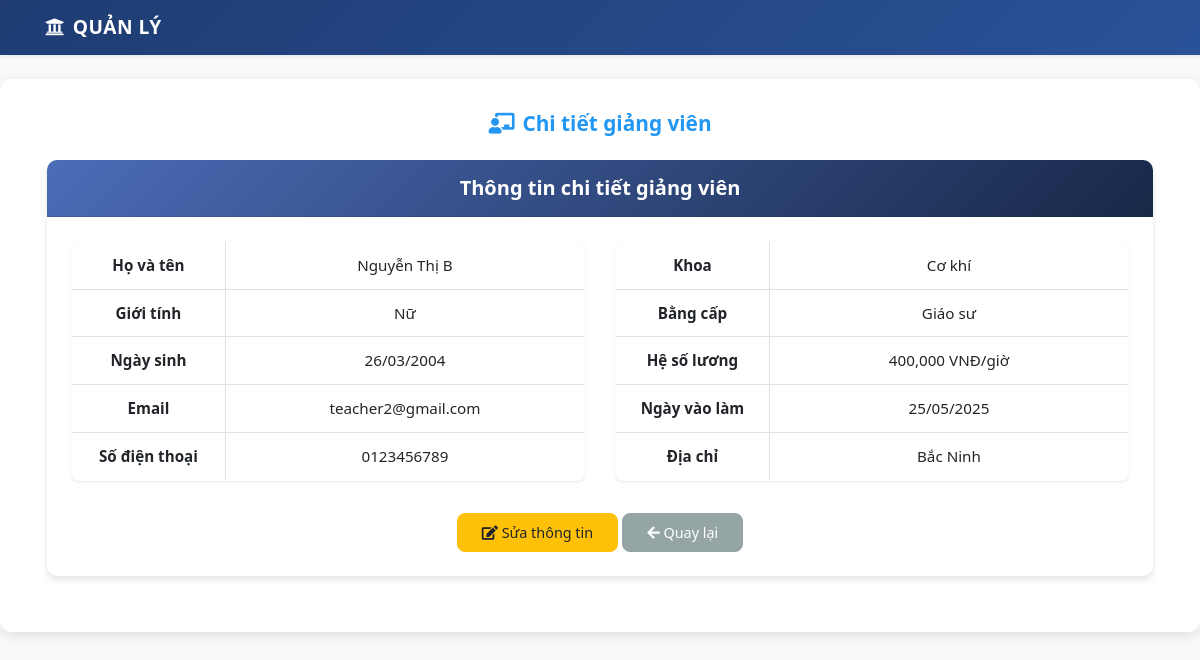
The app's page /modules/giaovien/chitiet.php?id=GV002, older data.
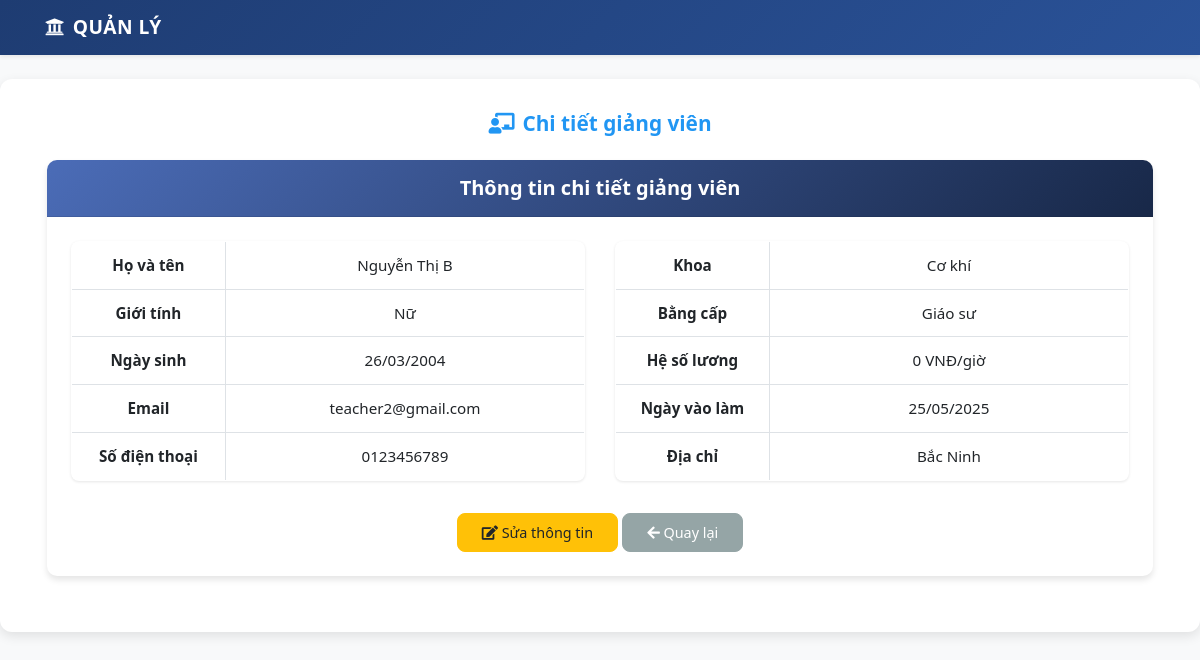
The same page, newer data.
### tables this page shows
CREATE TABLE giaovien (
    
    ma_gv VARCHAR(10) PRIMARY KEY,
    ho_ten VARCHAR(100) NOT NULL,
    gioi_tinh ENUM('Nam', 'Nữ') NOT NULL,
    ngay_sinh DATE,
    dia_chi TEXT,
    email VARCHAR(100) UNIQUE,
    so_dien_thoai VARCHAR(15),
    ma_khoa VARCHAR(10),
    ma_bangcap VARCHAR(10),
    ngay_vao_lam DATE,
    trang_thai TINYINT(1) DEFAULT 1,
    FOREIGN KEY (ma_khoa) REFERENCES khoa(ma_khoa),
    FOREIGN KEY (ma_bangcap) REFERENCES bangcap(ma_bangcap)
);

CREATE TABLE khoa (
    ma_khoa VARCHAR(10) PRIMARY KEY,
    ten_khoa VARCHAR(100) NOT NULL
);

CREATE TABLE bangcap (
    ma_bangcap VARCHAR(10) PRIMARY KEY,
    ten_bangcap VARCHAR(50) NOT NULL,
    he_so_luong DECIMAL(10,2) ,
    he_so DECIMAL(3,1) NOT NULL
);

### config/auth.php (called while the page is built, shortened)
<?php
function isLoggedIn()
{
    return isset($_SESSION['user_id']);
}

### modules/giaovien/chitiet.php (the view, shortened to what this page needs)
<?php
require_once '../header.php';
$database = new Database();
$conn = $database->getConnection();
$id = isset($_GET['id']) ? $_GET['id'] : die('Lỗi: Không tìm thấy ID');
$sql = "SELECT gv.*, k.ten_khoa, bc.ten_bangcap, bc.he_so_luong
        FROM giaovien gv
        LEFT JOIN khoa k ON gv.ma_khoa = k.ma_khoa
        LEFT JOIN bangcap bc ON gv.ma_bangcap = bc.ma_bangcap
        WHERE gv.ma_gv = ?";
$stmt = $conn->prepare($sql);
$stmt->execute([$id]);
$giaovien = $stmt->fetch(PDO::FETCH_ASSOC);
echo getHeader("Chi tiết giảng viên");
?>
<head>
    <link rel="stylesheet" href="https://stackpath.bootstrapcdn.com/bootstrap/4.5.2/css/bootstrap.min.css">
    <link rel="stylesheet" href="<?= $root_path ?>assets/css/style.css">
    <link rel="stylesheet" href="https://cdnjs.cloudflare.com/ajax/libs/font-awesome/5.15.4/css/all.min.css">
</head>
<div class="container">
    <div class="card">
        <div class="card-header bg-primary text-white">
            <h3 class="card-title mb-0">Thông tin chi tiết giảng viên</h3>
        </div>
        <div class="card-body">
            <div class="row">
                <div class="col-md-6">
                    <table class="table table-bordered">
                        <tr>
                            <th width="30%">Họ và tên</th>
                            <td><?= htmlspecialchars($giaovien['ho_ten']) ?></td>
                        </tr>
                        <tr>
                            <th>Giới tính</th>
                            <td><?= $giaovien['gioi_tinh'] ?></td>
                        </tr>
                        <tr>
                            <th>Ngày sinh</th>
                            <td><?= date('d/m/Y', strtotime($giaovien['ngay_sinh'])) ?></td>
                        </tr>
                        <tr>
                            <th>Email</th>
                            <td><?= htmlspecialchars($giaovien['email']) ?></td>
                        </tr>
                        <tr>
                            <th>Số điện thoại</th>
                            <td><?= htmlspecialchars($giaovien['so_dien_thoai']) ?></td>
                        </tr>
                    </table>
                </div>
                <div class="col-md-6">
                    <table class="table table-bordered">
                        <tr>
                            <th width="30%">Khoa</th>
                            <td><?= htmlspecialchars($giaovien['ten_khoa']) ?></td>
                        </tr>
                        <tr>
                            <th>Bằng cấp</th>
                            <td><?= htmlspecialchars($giaovien['ten_bangcap']) ?></td>
                        </tr>
                        <tr>
                            <th>Hệ số lương</th>
                            <td><?= number_format($giaovien['he_so_luong']) ?> VNĐ/giờ</td>
                        </tr>
                        <tr>
                            <th>Ngày vào làm</th>
                            <td><?= date('d/m/Y', strtotime($giaovien['ngay_vao_lam'])) ?></td>
                        </tr>
                        <tr>
                            <th>Địa chỉ</th>
                            <td><?= nl2br(htmlspecialchars($giaovien['dia_chi'])) ?></td>
                        </tr>
                    </table>
                </div>
            </div>
            <div class="text-center mt-3">
                <a href="sua.php?id=<?= $giaovien['ma_gv'] ?>" class="btn btn-warning">
                    <i class="fas fa-edit"></i> Sửa thông tin
                </a>
                <a href="index.php" class="btn btn-secondary">
                    <i class="fas fa-arrow-left"></i> Quay lại
                </a>
            </div>
        </div>
    </div>
</div>

### modules/header.php (shortened to what this page needs)
<?php
require_once dirname(__FILE__) . '/../config/auth.php';
function getHeader($title)
{
    $root_path = "/";
    $title = htmlspecialchars($title, ENT_QUOTES, 'UTF-8');
    ?>
    <!DOCTYPE html>
    <html lang="vi">
    <head>
        <link rel="stylesheet" href="https://stackpath.bootstrapcdn.com/bootstrap/4.5.2/css/bootstrap.min.css">
        <link rel="stylesheet" href="<?= $root_path ?>assets/css/style.css">
        <link rel="stylesheet" href="https://cdnjs.cloudflare.com/ajax/libs/font-awesome/5.15.4/css/all.min.css">
    </head>
    <body>
        <nav class="navbar navbar-expand-lg navbar-dark sticky-top shadow-sm">
            <div class="container">
                <a class="navbar-brand" href="../../index.php">
                    <i class="fas fa-university mr-2"></i>Quản lý
                </a>
            </div>
        </nav>
        <div class="container mt-4">
            <h2 class="mb-4" style="font-size:1.3rem;font-weight:600;color:#2196f3;">
                <i class="fas fa-chalkboard-teacher mr-2"></i><?= $title ?>
            </h2>
            <?php
            return ob_get_clean();
}

### assets/css/style.css (style rules this page uses)
body { background-color: #f8f9fa; font-family: "Segoe UI", Tahoma, Geneva, Verdana, sans-serif; }
.navbar { padding: 0.5rem 1rem !important; }
.navbar-brand { font-size: 1.2rem !important; }
.container.mt-4 { max-width: 1000px; padding: 1.5rem; margin-top: 1.5rem; font-size: 0.95rem; text-align: left; }
h1, h2, h3, h4 { font-weight: 600; font-size: 1.25rem; }
.btn { font-size: 0.9rem; padding: 0.4rem 1.2rem; }
.table { background: #fff; border-radius: 8px; overflow: hidden; box-shadow: 0 1px 3px rgba(0, 0, 0, 0.1); }
.card { border: none; border-radius: 10px; box-shadow: 0 4px 6px rgba(0, 0, 0, 0.1); margin-bottom: 1.5rem; transition: transform 0.3s ease, box-shadow 0.3s ease; }
.card-header { background: linear-gradient(135deg, #4b6cb7 0%, #182848 100%); color: white; border-radius: 10px 10px 0 0 !important; padding: 1rem 1.5rem; }
.card-body { padding: 1.5rem; }
.btn { border-radius: 8px; padding: 0.5rem 1.5rem; font-weight: 500; transition: all 0.3s ease; }
.btn-secondary { background: #95a5a6; border-color: #95a5a6; }
.navbar { background: linear-gradient(135deg, #1e3c72 0%, #2a5298 100%) !important; box-shadow: 0 2px 10px rgba(0, 0, 0, 0.2); padding: 1rem 2rem; }
.navbar-brand { font-size: 1.5rem; font-weight: 600; text-transform: uppercase; letter-spacing: 1px; }
.navbar { background: linear-gradient(to right, #1e3c72, #2a5298); padding: 0.6rem 1rem; box-shadow: 0 2px 6px rgba(0, 0, 0, 0.2); }
.navbar-brand { font-size: 1.2rem; font-weight: 600; letter-spacing: 0.5px; }
.container.mt-4 { max-width: 1200px; margin: 2rem auto; padding: 2rem 2rem; background-color: #ffffff; border-radius: 12px; box-shadow: 0 4px 12px rgba(0, 0, 0, 0.1); transition: box-shadow 0.3s ease; }
.container.mt-4 { max-width: 1200px; margin: 2rem auto; padding: 2rem; background-color: #ffffff; border-radius: 12px; box-shadow: 0 4px 12px rgba(0, 0, 0, 0.1); font-family: "Segoe UI", Tahoma, Geneva, Verdana, sans-serif; text-align: center; transition: box-shadow 0.3s ease; }

Row changes from the older to the newer data that the page shows:
changed through a linked row, giaovien "Nguyễn Thị B": ma_bangcap.he_so_luong "400,000" → "0"
